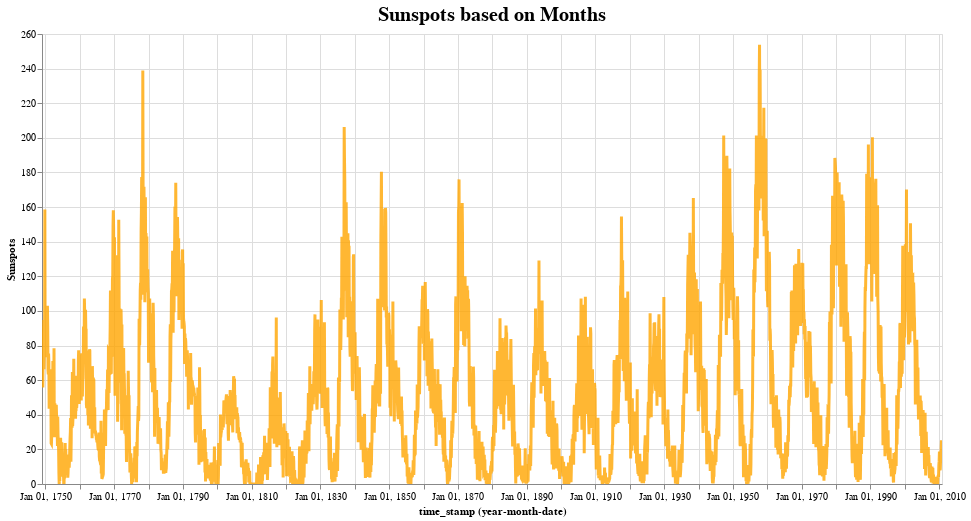

Source (notebook cell):
### Markdown cell above
## Lets view the data in graphical format

### Code cell
alt.Chart(clean_df).mark_line(size=3, opacity=0.8, color = 'Orange').encode(
        x='yearmonthdate(time_stamp):T',
        y=alt.Y('SunSpots', title='Sunspots'),    
        tooltip=['yearmonthdate(time_stamp)', 'SunSpots']
    ).interactive().properties(width=900, height=450,title='Sunspots based on Months')\
              .configure_title(fontSize=20)

### Figure 1 — Vega-Lite specification as saved in the notebook (floating-point values rounded to 4 significant figures; data arrays with more than 128 entries replaced by an {"elided": "..."} marker saying what was removed)
{"config": {"view": {"continuousWidth": 400, "continuousHeight": 300}, "title": {"fontSize": 20}}, "data": {"name": "data-b07f8e5e69aa18bf42a57b8beb3789b0"}, "mark": {"type": "line", "color": "Orange", "opacity": 0.8, "size": 3}, "encoding": {"tooltip": [{"type": "temporal", "field": "time_stamp", "timeUnit": "yearmonthdate"}, {"type": "quantitative", "field": "SunSpots"}], "x": {"type": "temporal", "field": "time_stamp", "timeUnit": "yearmonthdate"}, "y": {"type": "quantitative", "field": "SunSpots", "title": "Sunspots"}}, "height": 450, "selection": {"selector016": {"type": "interval", "bind": "scales", "encodings": ["x", "y"]}}, "title": "Sunspots based on Months", "width": 900, "$schema": "https://vega.github.io/schema/vega-lite/v4.8.1.json", "datasets": {"data-b07f8e5e69aa18bf42a57b8beb3789b0": {"elided": "3143 records"}}}
